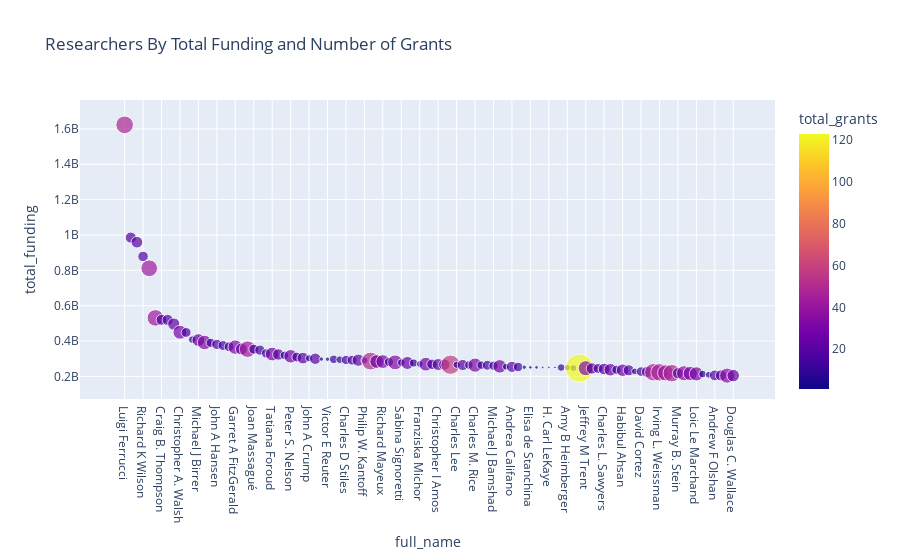

Notebook code cell kept with this figure:
### Code cell
px.scatter(temp1, 
           x="full_name", y="total_funding", 
           hover_name="full_name", 
           size="total_grants", 
           color="total_grants",
           hover_data=['total_funding', 'total_grants', 'last_grant_year', 'citations_mean', 'altmetric_mean', 'last_pub_year'], 
           title="Researchers By Total Funding and Number of Grants")

### Figure 1 — Plotly figure (JSON) as saved in the notebook; plotly's stock layout.template omitted (floating-point values rounded to 4 significant figures; data arrays with more than 128 entries replaced by an {"elided": "..."} marker saying what was removed)
{"data": [{"customdata": {"elided": "100x6 float values"}, "hovertemplate": "<b>%{hovertext}</b><br><br>full_name=%{x}<br>total_funding=%{customdata[0]}<br>total_grants=%{marker.color}<br>last_grant_year=%{customdata[2]}<br>citations_mean=%{customdata[3]}<br>altmetric_mean=%{customdata[4]}<br>last_pub_year=%{customdata[5]}<extra></extra>", "hovertext": ["Luigi Ferrucci", "Eric S. Lander", "Stacey B Gabriel", "Richard K Wilson", "Richard A Gibbs", "David J Hunter", "Craig B. Thompson", "John E Niederhuber", "A. Thomas Look", "Christopher A. Walsh", "Benjamin L. Ebert", "David R Weir", "Michael J Birrer", "David C. Christiani", "Charles Fuchs", "John A Hansen", "Massimo Loda", "Susan Hankinson", "Garret A FitzGerald", "Jennifer R Grandis", "Wei Zheng", "Joan Massagué", "Lynda Chin", "Jon C Aster", "Tatiana Foroud", "Scott W Lowe", "Mary Sano", "Peter S. Nelson", "David J Kwiatkowski", "Joe W Gray", "John A Crump", "Brian E Henderson", "Nicholas D Socci", "Victor E Reuter", "Mark A. Magnuson", "Lorelei A. Mucci", "Charles D Stiles", "Eric P. Winer", "Thomas J Kipps", "Philip W. Kantoff", "Michael Snyder", "Kevin Shannon", "Richard Mayeux", "Cynthia C Morton", "Nevan J Krogan", "Sabina Signoretti", "Walter C. Willett", "John K Wiencke", "Franziska Michor", "Stephen M Schwartz", "Eric C. Holland", "Christopher I Amos", "Eliezer Masliah", "Lincoln D Stein", "Charles Lee", "Peter Parham", "F Stephen Hodi", "Charles M. Rice", "William M. Grady", "David S. Pellman", "Michael J Bamshad", "Polly A. Newcomb", "Sapna Syngal", "Andrea Califano", "Ross Prentice", "Agnès Viale", "Elisa de Stanchina", "Mithat Gönen", "Ralph Garippa", "H. Carl LeKaye", "Gouri Nanjangud", "Laura D Kubzansky", "Amy B Heimberger", "Immaculata De Vivo", "Nicholas J White", "Jeffrey M Trent", "Bruce L Miller", "Charles Kooperberg", "Charles L. Sawyers", "Bert Vogelstein", "Stephen N. Thibodeau", "Habibul Ahsan", "Todd R Golub", "Vicki Huff", "David Cortez", "Alison M. Goate", "Alan Ashworth", "Irving L. Weissman", "David A Williams", "David A. Schwartz", "Murray B. Stein", "Margaret A Pericak-Vance", "Thomas J Montine", "Loic Le Marchand", "John H Growdon", "Shawn Levy", "Andrew F Olshan", "Gerard D. Schellenberg", "Daniel H. Geschwind", "Douglas C. Wallace"], "legendgroup": "", "marker": {"color": [48, 19, 21, 17, 43, 42, 18, 19, 23, 30, 15, 9, 25, 32, 13, 16, 15, 15, 32, 22, 42, 15, 16, 13, 29, 20, 11, 28, 15, 21, 8, 20, 3, 3, 11, 9, 13, 15, 23, 8, 49, 29, 29, 13, 34, 9, 26, 10, 7, 29, 17, 22, 20, 57, 8, 19, 11, 31, 11, 15, 13, 28, 7, 19, 14, 3, 2, 2, 1, 1, 1, 9, 6, 7, 123, 35, 20, 15, 21, 24, 13, 24, 19, 7, 14, 20, 47, 47, 40, 47, 19, 35, 31, 31, 9, 7, 18, 19, 35, 24], "coloraxis": "coloraxis", "size": [48, 19, 21, 17, 43, 42, 18, 19, 23, 30, 15, 9, 25, 32, 13, 16, 15, 15, 32, 22, 42, 15, 16, 13, 29, 20, 11, 28, 15, 21, 8, 20, 3, 3, 11, 9, 13, 15, 23, 8, 49, 29, 29, 13, 34, 9, 26, 10, 7, 29, 17, 22, 20, 57, 8, 19, 11, 31, 11, 15, 13, 28, 7, 19, 14, 3, 2, 2, 1, 1, 1, 9, 6, 7, 123, 35, 20, 15, 21, 24, 13, 24, 19, 7, 14, 20, 47, 47, 40, 47, 19, 35, 31, 31, 9, 7, 18, 19, 35, 24], "sizemode": "area", "sizeref": 0.3075, "symbol": "circle"}, "mode": "markers", "name": "", "showlegend": false, "type": "scatter", "x": ["Luigi Ferrucci", "Eric S. Lander", "Stacey B Gabriel", "Richard K Wilson", "Richard A Gibbs", "David J Hunter", "Craig B. Thompson", "John E Niederhuber", "A. Thomas Look", "Christopher A. Walsh", "Benjamin L. Ebert", "David R Weir", "Michael J Birrer", "David C. Christiani", "Charles Fuchs", "John A Hansen", "Massimo Loda", "Susan Hankinson", "Garret A FitzGerald", "Jennifer R Grandis", "Wei Zheng", "Joan Massagué", "Lynda Chin", "Jon C Aster", "Tatiana Foroud", "Scott W Lowe", "Mary Sano", "Peter S. Nelson", "David J Kwiatkowski", "Joe W Gray", "John A Crump", "Brian E Henderson", "Nicholas D Socci", "Victor E Reuter", "Mark A. Magnuson", "Lorelei A. Mucci", "Charles D Stiles", "Eric P. Winer", "Thomas J Kipps", "Philip W. Kantoff", "Michael Snyder", "Kevin Shannon", "Richard Mayeux", "Cynthia C Morton", "Nevan J Krogan", "Sabina Signoretti", "Walter C. Willett", "John K Wiencke", "Franziska Michor", "Stephen M Schwartz", "Eric C. Holland", "Christopher I Amos", "Eliezer Masliah", "Lincoln D Stein", "Charles Lee", "Peter Parham", "F Stephen Hodi", "Charles M. Rice", "William M. Grady", "David S. Pellman", "Michael J Bamshad", "Polly A. Newcomb", "Sapna Syngal", "Andrea Califano", "Ross Prentice", "Agnès Viale", "Elisa de Stanchina", "Mithat Gönen", "Ralph Garippa", "H. Carl LeKaye", "Gouri Nanjangud", "Laura D Kubzansky", "Amy B Heimberger", "Immaculata De Vivo", "Nicholas J White", "Jeffrey M Trent", "Bruce L Miller", "Charles Kooperberg", "Charles L. Sawyers", "Bert Vogelstein", "Stephen N. Thibodeau", "Habibul Ahsan", "Todd R Golub", "Vicki Huff", "David Cortez", "Alison M. Goate", "Alan Ashworth", "Irving L. Weissman", "David A Williams", "David A. Schwartz", "Murray B. Stein", "Margaret A Pericak-Vance", "Thomas J Montine", "Loic Le Marchand", "John H Growdon", "Shawn Levy", "Andrew F Olshan", "Gerard D. Schellenberg", "Daniel H. Geschwind", "Douglas C. Wallace"], "xaxis": "x", "y": [1622950763, 985138751, 958959899, 878709637, 811666722, 530819719, 520155029, 519474232, 496068283, 449739725, 448646914, 408249037, 405427282, 391724683, 389816777, 380943316, 374533666, 367551225, 365689770, 354825108, 354129883, 353974191, 348593130, 330128899, 326538446, 324031316, 318957558, 313604369, 309349671, 303359912, 302472933, 299890939, 298011264, 297513764, 296554591, 294482738, 292977131, 291787958, 291744174, 290529880, 286717470, 284031345, 283975775, 281752970, 279492931, 277860314, 276047005, 275715673, 270002733, 269181999, 268401835, 267131428, 266810877, 266012402, 265882580, 264453825, 264199252, 263808376, 263616801, 262861545, 260220220, 256752852, 254772455, 253973660, 253335665, 252091048, 251210708, 250966136, 250916048, 250916048, 250916048, 250149683, 249364699, 247366337, 246504796, 246385559, 245015554, 244996831, 241712223, 237622734, 237553007, 234982895, 234507610, 228121236, 227193714, 225436262, 223633911, 223014690, 220000032, 218356124, 218311115, 217880295, 216555288, 214121410, 213192967, 209059278, 206024482, 205763318, 204473572, 204428986], "yaxis": "y"}], "layout": {"autosize": true, "coloraxis": {"colorbar": {"title": {"text": "total_grants"}}, "colorscale": [[0, "#0d0887"], [0.1111, "#46039f"], [0.2222, "#7201a8"], [0.3333, "#9c179e"], [0.4444, "#bd3786"], [0.5556, "#d8576b"], [0.6667, "#ed7953"], [0.7778, "#fb9f3a"], [0.8889, "#fdca26"], [1, "#f0f921"]]}, "legend": {"itemsizing": "constant", "tracegroupgap": 0}, "title": {"text": "Researchers By Total Funding and Number of Grants"}, "xaxis": {"anchor": "y", "autorange": true, "domain": [0, 1], "range": [-6.929, 105.5], "title": {"text": "full_name"}, "type": "category"}, "yaxis": {"anchor": "x", "autorange": true, "domain": [0, 1], "range": [-13740000.0, 1820000000.0], "title": {"text": "total_funding"}, "type": "linear"}}}
